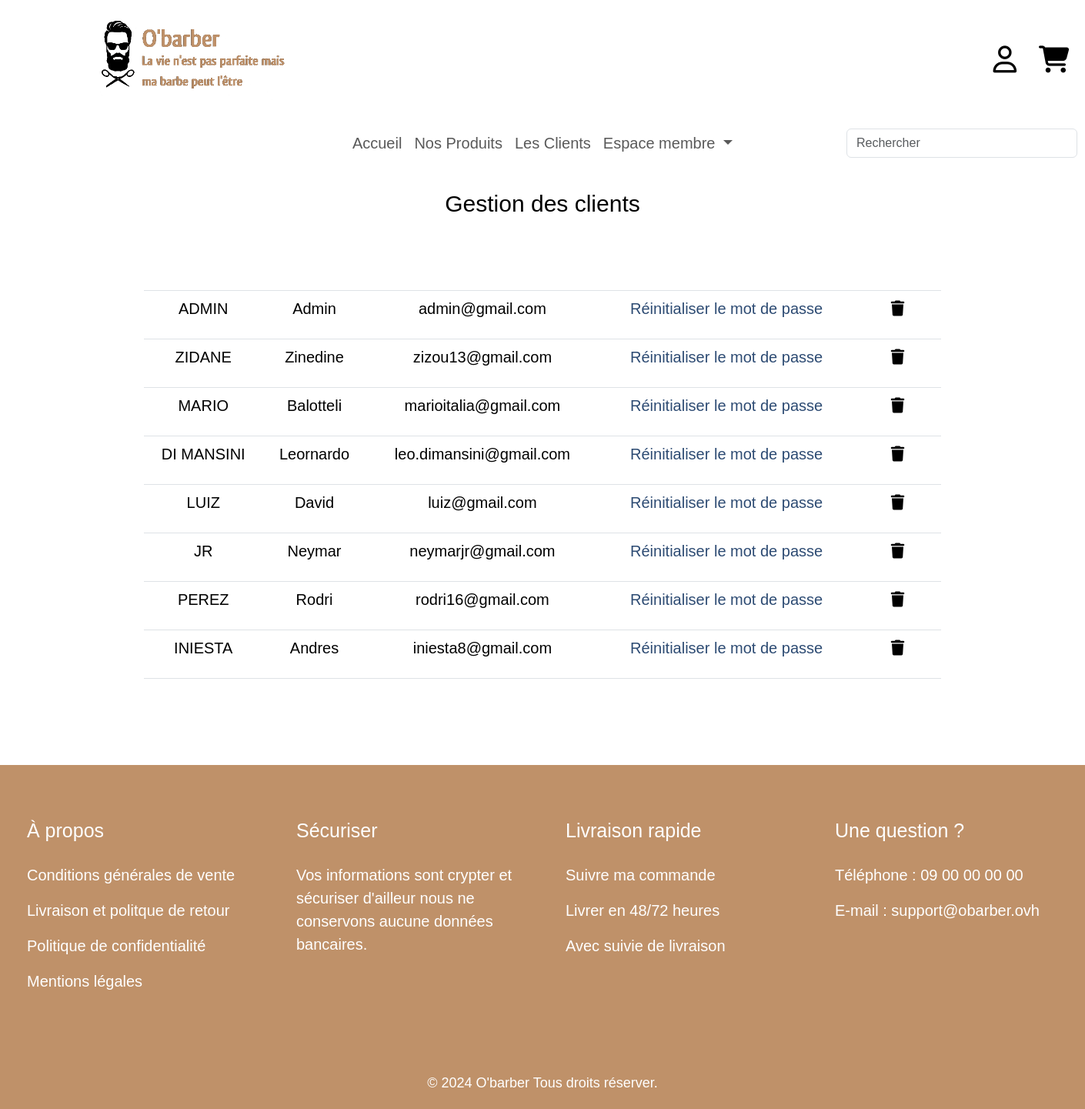
/clients/ (signed in), run on the app's committed database.
### tables this page shows
CREATE TABLE IF NOT EXISTS `utilisateur` (
  `id` integer  NOT NULL AUTO_INCREMENT,
  `nom` varchar(20) NOT NULL,
  `prenom` varchar(20) NOT NULL,
  `genre` char(5),
  `dateNaissance` date,
  `mail` varchar(80) NOT NULL,
  `telephone` integer,
  `adresse` varchar(200),
  `cp` char(5),
  `ville` varchar(30),
  `mdp` varchar(60),
  `idRole` integer NOT NULL default 2,
  CONSTRAINT `pk_utilisateur` PRIMARY KEY (`id`),
  CONSTRAINT `fk_utilisateur_role` FOREIGN KEY (`idRole`) REFERENCES `role`(`id`)
);

### controller/Controller.php (called while the page is built)
<?php
    class Controller {
        public static function render($view, $params){
            extract($params);
            require_once $view;
        }
    }
?>

### controller/UtilisateurController.php (called while the page is built, shortened)
<?php
class UtilisateurController extends Controller {
    public static function showClient($params){
        $lesClients = UtilisateurManager::getLesClients();
        $view = ROOT.'/view/clients.php';
        $params = [
            'lesClients' => $lesClients
        ];
        self::render($view, $params);
    }
}
?>

### model/DbManager.php (called while the page is built, shortened)
<?php
class DbManager {
    private static ?\PDO $cnx = null;
    public static function getConnexion(){
        if(self::$cnx == null){
            try {
                $dsn = 'mysql:host='. HOST.';port='.PORT.';dbname='.DBNAME.';charset='.CHARSET;
                self::$cnx = new PDO($dsn, LOGIN, MDP);
                self::$cnx->setAttribute(PDO::ATTR_ERRMODE, PDO::ERRMODE_EXCEPTION);
            } catch (PDOException $e) {
                die('Erreur : '.$e->getMessage());
            }
        }
        return self::$cnx;
    }
}

### model/UtilisateurManager.php (called while the page is built, shortened)
<?php
    class UtilisateurManager {
    private static ?\PDO $cnx = null;
    private static array $lesUtilisateurs = array();
    public static function getLesClients(): array
    {
        try{
            if(self::$cnx == null) {
                self::$cnx = DbManager::getConnexion();
            }
            $sql = 'Select id, nom, prenom, genre, dateNaissance, mail, telephone, adresse, cp, ville, mdp, idRole';
            $sql .= ' From utilisateur ';
            $stmt = self::$cnx->prepare($sql);
            $stmt->execute();
            $stmt->setFetchMode(PDO::FETCH_OBJ);
            while($row = $stmt->fetch()) {
                self::$lesUtilisateurs[] = new Utilisateur($row->id, $row->nom, $row->prenom, $row->genre, new DateTime($row->dateNaissance), $row->mail, $row->adresse, $row->ville, $row->cp, $row->telephone, $row->mdp, $row->idRole);
            }
        } catch (PDOException $e) {
            die('Erreur : '. $e->getMessage());
        }
        return self::$lesUtilisateurs;
    }
}
?>

### model/Utilisateur.php (called while the page is built, shortened)
<?php
 class Utilisateur {
    private int $idUtilisateur, $telephone, $cp;
    private string $nom, $prenom, $genre, $mail, $mdp;
    public function __construct(int $unId, string $unNom, string $unPrenom, string $unGenre, datetime $uneDateNaissance, string $unMail, ?string $uneAdresse,
    ?string $uneVille, int $unCp, int $unTelephone, string $unMdp) {
        $this->idUtilisateur = $unId;
        $this->nom = $unNom;
        $this->prenom = $unPrenom;
        $this->mail = $unMail;
    }
    public function  getId():int {
        return $this->idUtilisateur;
    }
    public function  getNom():string {
        return $this->nom;
    }
    public function  getPrenom():string {
        return $this->prenom;
    }
    public function getMail():string {
        return $this->mail;
    }
}
?>

### view/clients.php (the view, shortened to what this page needs)
<?php
include 'header.php';
?>
    <link href="<?= SERVER_URL ?>/css/clients.css" rel="stylesheet">
    <div class="container">
        <h4 class="titreClient">Gestion des clients</h4>
    </div>
    <div class="container divEte">
        <table class="table tabCli">
            <tr class="entete">
                <td class="lblEte"> NOM </td>
                <td class="lblEte"> PRENOM </td>
                <td class="lblEte"> EMAIL </td>
                <td class="lblEte"> MOT DE PASSE </td>
                <td class="lblEte"> ACTION </td>
            </tr>
            <?php
                foreach($lesClients as $unC){
                    echo '<tr>';
                        echo '<td class="lblClients"> <p> '. $unC->getNom() .' </p> </td>';
                        echo '<td class="lblClients"> <p> '. $unC->getPrenom() .' </p> </td>';
                        echo '<td class="lblClients"> <p> '. $unC->getMail() .' </p> </td>';
                        echo '<td class="lblClients"> <a href="'. SERVER_URL . '/clients/resetPassword/' . $unC->getId(). '/" class="linkClient"> Réinitialiser le mot de passe </a> </td>';
                        echo '<td class="lblClients"> <i class="fa-solid fa-trash iconTrash" onclick="modalDeleteClient('. $unC->getId() .')"></i></td>';
                    echo '</tr>';
                }
            ?>
        </table>
    </div>
<?php
include 'footer.php';
?>

### css/style.css (style rules this page uses)
:root { --white-color: #fff; --black-color: #000; --blue1-color: #0B162C; --blue2-color: #709CA7; --blue3-color: #1C2942; }
* { font-family: Verdana, Geneva, Tahoma, sans-serif; color: black; padding: 0; margin: 0; box-sizing: border-box; }

### css/clients.css (style rules this page uses)
.tabCli { width: 80% !important; text-align: center; margin-top: 40px; }
.entete { background-color: #2D4B73; }
.lblEte { color: white !important; font-size: 20px; }
.lblClients { font-size: 20px; }
.divEte { display: flex; justify-content: center; align-items: center; }
.titreClient { margin-top: 30px; text-align: center; font-size: 30px; }
.linkClient { text-decoration: none; color: #2D4B73; }

### data on the page
utilisateur: nom "ADMIN", prenom "Admin", mail "admin@gmail.com"
utilisateur: nom "ZIDANE", prenom "Zinedine", mail "zizou13@gmail.com"
utilisateur: nom "MARIO", prenom "Balotteli", mail "marioitalia@gmail.com"
utilisateur: nom "DI MANSINI", prenom "Leornardo", mail "leo.dimansini@gmail.com"
utilisateur: nom "LUIZ", prenom "David", mail "luiz@gmail.com"
utilisateur: nom "JR", prenom "Neymar", mail "neymarjr@gmail.com"
utilisateur: nom "PEREZ", prenom "Rodri", mail "rodri16@gmail.com"
utilisateur: nom "INIESTA", prenom "Andres", mail "iniesta8@gmail.com"
